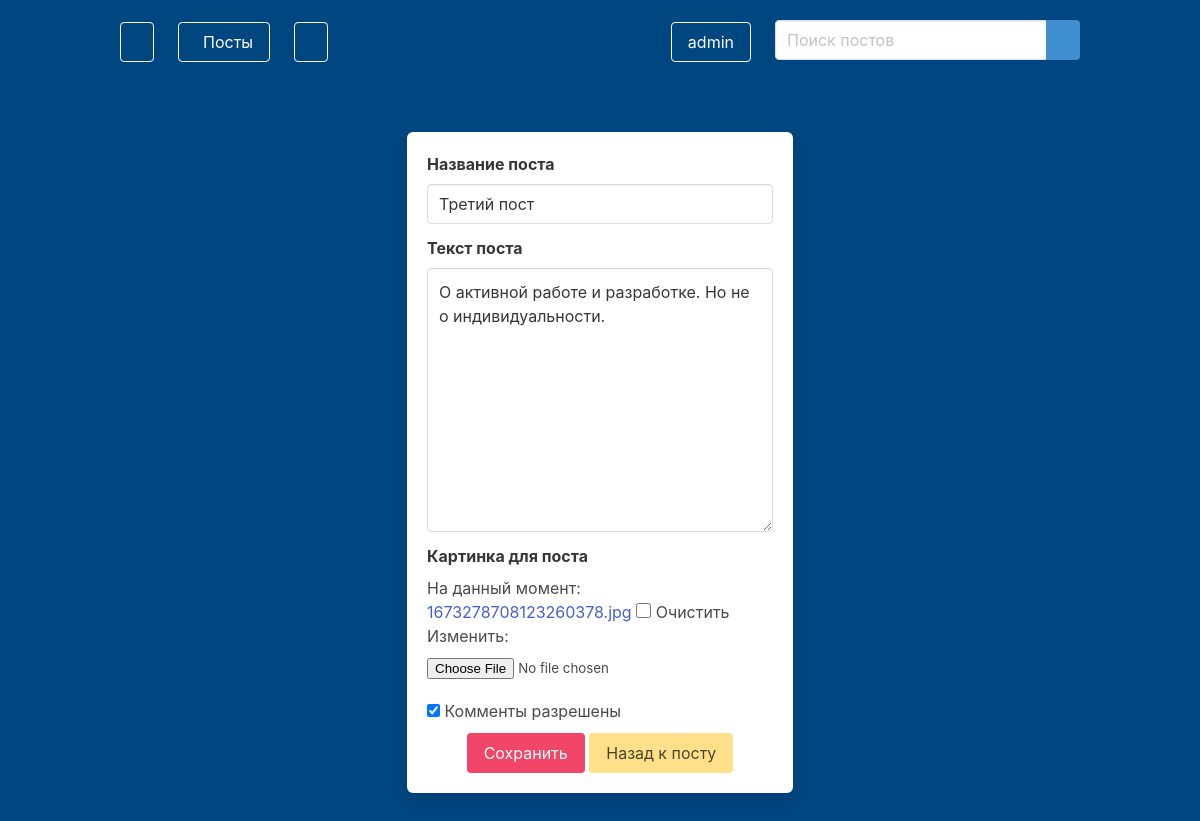
/blog/edit/Третий пост18/ (signed in), run on the app's committed database.
### blog/models.py (models this page shows, shortened)
class Post(models.Model):
    title = models.CharField(max_length=255)
    text = models.TextField()
    slug = models.SlugField(unique=True)
    date = models.DateField(auto_now=True)
    author = models.ForeignKey(User, on_delete=models.CASCADE)
    image = models.ImageField(default='image.jpg', blank=True)
    likes = models.ManyToManyField(User, related_name='likes', blank=True)
    dislikes = models.ManyToManyField(User, related_name='dislikes', blank=True)
    views = models.ManyToManyField(User, related_name='views', blank=True)
    saved = models.ManyToManyField(User, related_name='saved', blank=True)
    favorite = models.ManyToManyField(User, related_name='favorite', blank=True)
    comments_allowed = models.BooleanField(default=True)

### blog/views.py (the view)
# urls.py: path('edit/<slug>/', views.edit_post, name='edit_post'),
@login_required(login_url='/users/log_in')
def edit_post(request, slug):
    post_data = Post.objects.get(slug=slug)
    if request.user != post_data.author:
        return render(request, 'error.html', {'message': 'редактирование', 'object': 'поста'})
    form = PostForm(request.POST or None, request.FILES or None, instance=post_data)
    if form.is_valid():
        form.save()
        return redirect('blog:post', slug=slug)
    return render(request, 'edit_post.html', {'form': form, 'post': post_data})

### blog/forms.py
class PostForm(forms.ModelForm):
    title = forms.CharField(widget=forms.TextInput(attrs={'class': 'input', 'placeholder': 'Название поста'}), label='Название поста')
    text = forms.CharField(widget=forms.Textarea(attrs={'class': 'textarea', 'size': 40, 'placeholder': 'Напишите текст поста'}), label='Текст поста')
    image = forms.ImageField(label='Картинка для поста', required=False)
    comments_allowed = forms.BooleanField(label='Комменты разрешены', widget=forms.CheckboxInput(), required=False)
    class Meta:
        model = Post
        fields = ['title', 'text', 'image', 'comments_allowed']

### blog/templates/edit_post.html (shortened to what this page needs)
{% extends 'base_layout.html' %}
{% load static from static %}
{% block content %}
<div class="container">
    <div class="columns is-centered">
        <div class="column is-5">
            <form method="post" class="box" enctype="multipart/form-data">
                {% for field in form  %}
                    <div class="field">
                        {% if field.name != 'comments_allowed' %}
                        <label for="{{field.id_for_label}}" class="label">
                            {{field.label}}
                        </label>
                        {{field}}
                        {% else %}
                        <label for="{{field.id_for_label}}" class="checkbox">
                            {{field}}
                            {{field.label}}
                        </label>
                        {% endif %}
                    </div>
                {% endfor %}
                <div class="has-text-centered">
                    <button class="button is-danger">Сохранить</button>
                    <a class="button is-warning" href="{% url 'blog:post' post.slug %}">
                        Назад к посту
                    </a>
                </div>
            </form>
        </div>
    </div>
</div>
{% endblock %}

### blog/templates/base_layout.html (shortened to what this page needs)
{% load static from static %}
<html lang="en">
<head>
    <link rel="stylesheet" href="{% static 'bulma.css' %}">
    <link rel="stylesheet" href="{% static 'style.css' %}">
</head>
<body>
<section class="hero is-fullheight" style="background-color: rgb(0, 70, 128);">
    {% if user.is_authenticated %}
        <div class="hero-head">
            <nav class="navbar">
                <div class="container">
                    <div id="navbarMenuHeroA" class="navbar-menu">
                        <div class="navbar-start">
                            <div class="navbar-brand">
                                <a href="{% url 'blog:home' %}" class="navbar-item">
                                    <button class="button is-info is-outlined is-inverted">
                                    </button>
                                </a>
                            </div>
                            <div class="navbar-item">
                                <div class="dropdown is-hoverable">
                                    <div class="dropdown-trigger">
                                        <button class="button is-info is-outlined is-inverted">
                                            Посты
                                        </button>
                                    </div>
                                </div>
                            </div>
                            <div class="navbar-item">
                                <div class="dropdown is-hoverable">
                                    <div class="dropdown-trigger">
                                        <button class="button is-info is-outlined is-inverted">
                                        </button>
                                    </div>
                                </div>
                            </div>
                        </div>
                        <div class="navbar-end">
                            <span class="navbar-item">
                                <div class="dropdown is-hoverable">
                                <div class="dropdown-trigger">
                                    <button class="button is-info is-outlined is-inverted" aria-haspopup="true" aria-controls="dropdown-menu">
                                        {{ request.user }}
                                    </button>
                                </div>
                            </div>
                            </span>
                            <span class="navbar-item mt-3">
                                <form class="field has-addons" method="get">
                                        <div class="control">
                                            <input class="input" type="text" name="search" placeholder="Поиск постов">
                                        </div>
                                        <div class="control">
                                            <a class="button is-info">
                                            </a>
                                        </div>
                                </form>
                            </span>
                        </div>
                    </div>
                </div>
            </nav>
        </div>
    {% elif request.path == '/blog/home/' %}
        <div class="has-text-right p-2">
            <a href="{% url 'users:log_in' %}" class="button is-info is-outlined in-inverted">
                Войти
            </a>
        </div>
    {% endif %}
    <div class="hero-body">
        {% block content %}
        {% endblock %}
    </div>
</section>
</body>
</html>

### static/style.css (style rules this page uses)
#id_image { width: 100%; margin: 10px auto; }
input:not([type=checkbox]) { width: 100%; }
#image-clear_id { width: 15px; height: 15px; }

### data on the page
Post: form "Третий пост" "О активной работе и разработке. Но не о индивидуальности.", form "☑"

### other printed values
{{ request.user }} "admin"
{{ field.label }} "Название поста" "Текст поста" "Картинка для поста"
{{ field.label }} "Комменты разрешены"
